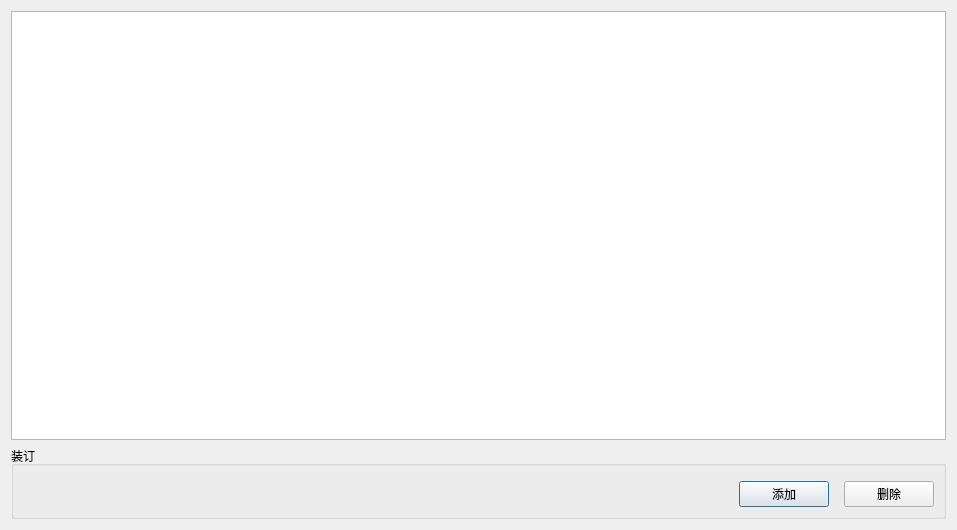
<?xml version="1.0" encoding="UTF-8"?>
<ui version="4.0">
 <class>ParameterBindingConfig</class>
 <widget class="QDialog" name="ParameterBindingConfig">
  <property name="geometry">
   <rect>
    <x>0</x>
    <y>0</y>
    <width>957</width>
    <height>530</height>
   </rect>
  </property>
  <property name="windowTitle">
   <string>Form</string>
  </property>
  <layout class="QVBoxLayout" name="verticalLayout">
   <item>
    <widget class="QTableView" name="tableView"/>
   </item>
   <item>
    <widget class="QGroupBox" name="groupBox">
     <property name="title">
      <string>装订</string>
     </property>
     <layout class="QVBoxLayout" name="verticalLayout_2">
      <item>
       <widget class="QWidget" name="binding" native="true"/>
      </item>
      <item>
       <layout class="QHBoxLayout" name="horizontalLayout">
        <property name="spacing">
         <number>15</number>
        </property>
        <item>
         <spacer name="horizontalSpacer">
          <property name="orientation">
           <enum>Qt::Horizontal</enum>
          </property>
          <property name="sizeHint" stdset="0">
           <size>
            <width>40</width>
            <height>20</height>
           </size>
          </property>
         </spacer>
        </item>
        <item>
         <widget class="QPushButton" name="add">
          <property name="minimumSize">
           <size>
            <width>90</width>
            <height>26</height>
           </size>
          </property>
          <property name="text">
           <string>添加</string>
          </property>
         </widget>
        </item>
        <item>
         <widget class="QPushButton" name="del">
          <property name="minimumSize">
           <size>
            <width>90</width>
            <height>26</height>
           </size>
          </property>
          <property name="text">
           <string>删除</string>
          </property>
         </widget>
        </item>
       </layout>
      </item>
     </layout>
    </widget>
   </item>
  </layout>
 </widget>
 <resources/>
 <connections/>
</ui>
